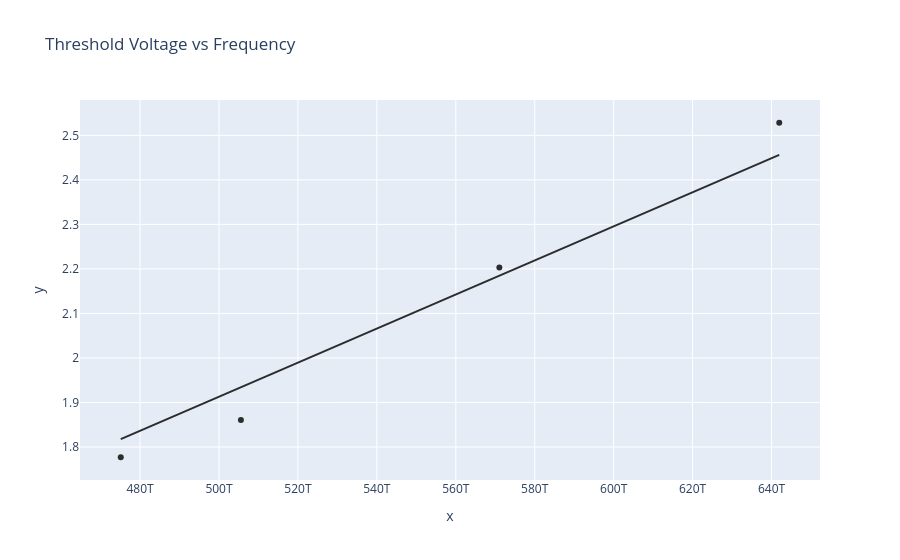

The notebook cell this image was saved under:
### Markdown cell above
## Threshold Voltage vs Frequency

### Code cell
thresholdVoltages = [RedThresholdvoltage,YellowThresholdvoltage,GreenThresholdvoltage,BlueThresholdvoltage]
frequencies = [(sci.constants.c/redWavelength),(sci.constants.c/yellowWavelength),(sci.constants.c/greenWavelength),(sci.constants.c/blueWavelength)]

fig = px.scatter(
    x=frequencies,
    y=thresholdVoltages,
    title="Threshold Voltage vs Frequency",
    color_discrete_sequence=["#2c2c2c"],
    trendline="ols"
)
fig.show()



slope = px.get_trendline_results(fig).px_fit_results.iloc[0].params[1]

h = slope * sci.constants.e

percent_error = (h - sci.constants.h) / sci.constants.h * 100

print(f"Plancks Constant Final Value: {h}, % error = {percent_error}")

### Figure 1 — Plotly figure (JSON) as saved in the notebook; plotly's stock layout.template omitted (floating-point values rounded to 4 significant figures)
{"data": [{"hovertemplate": "x=%{x}<br>y=%{y}<extra></extra>", "legendgroup": "", "marker": {"color": "#2c2c2c", "symbol": "circle"}, "mode": "markers", "name": "", "orientation": "v", "showlegend": false, "type": "scatter", "x": [475100000000000.0, 505600000000000.0, 571000000000000.0, 642000000000000.0], "xaxis": "x", "y": [1.777, 1.86, 2.203, 2.528], "yaxis": "y"}, {"hovertemplate": "<b>OLS trendline</b><br>y = 3.8261e-15 * x + 6.88245e-30<br>R<sup>2</sup>=0.964396<br><br>x=%{x}<br>y=%{y} <b>(trend)</b><extra></extra>", "legendgroup": "", "marker": {"color": "#2c2c2c", "symbol": "circle"}, "mode": "lines", "name": "", "showlegend": false, "type": "scatter", "x": [475100000000000.0, 505600000000000.0, 571000000000000.0, 642000000000000.0], "xaxis": "x", "y": [1.818, 1.934, 2.185, 2.456], "yaxis": "y"}], "layout": {"legend": {"tracegroupgap": 0}, "title": {"text": "Threshold Voltage vs Frequency"}, "xaxis": {"anchor": "y", "domain": [0, 1], "title": {"text": "x"}}, "yaxis": {"anchor": "x", "domain": [0, 1], "title": {"text": "y"}}}}
